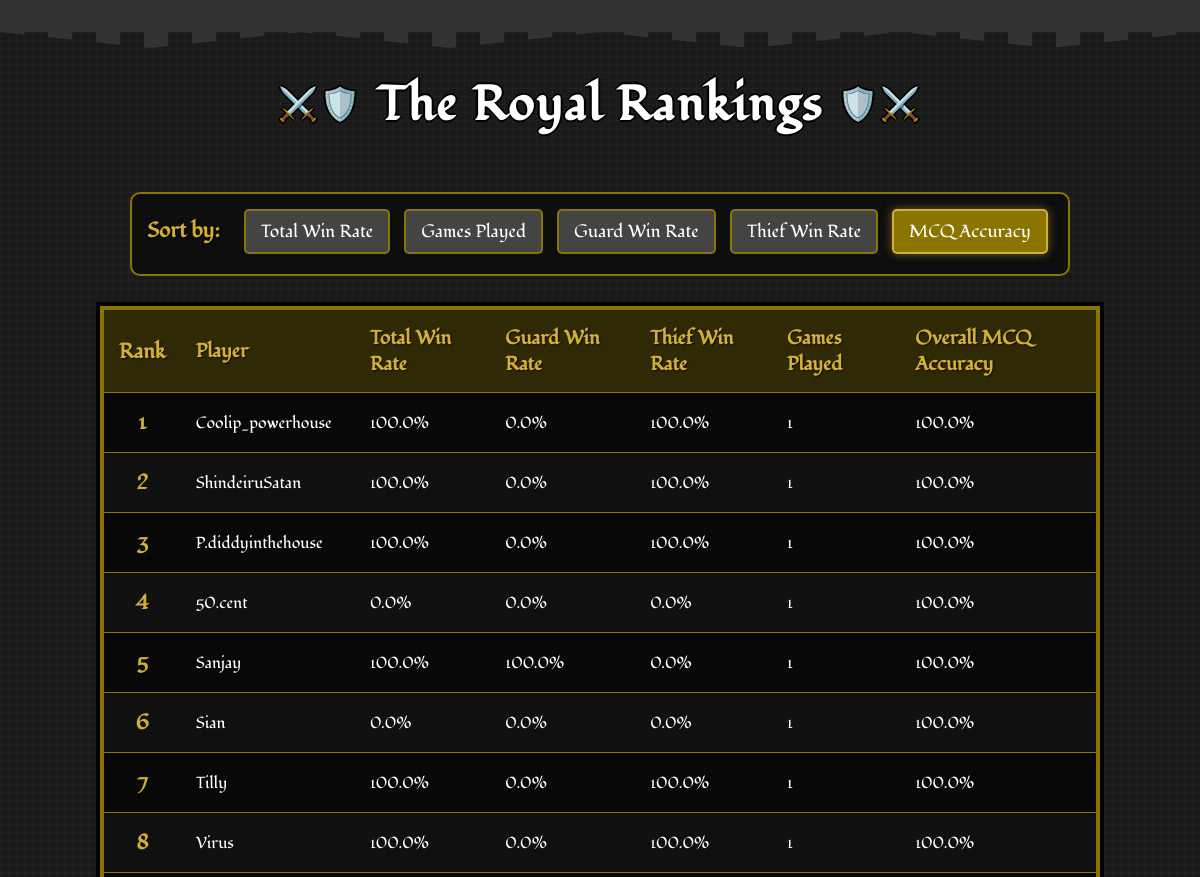
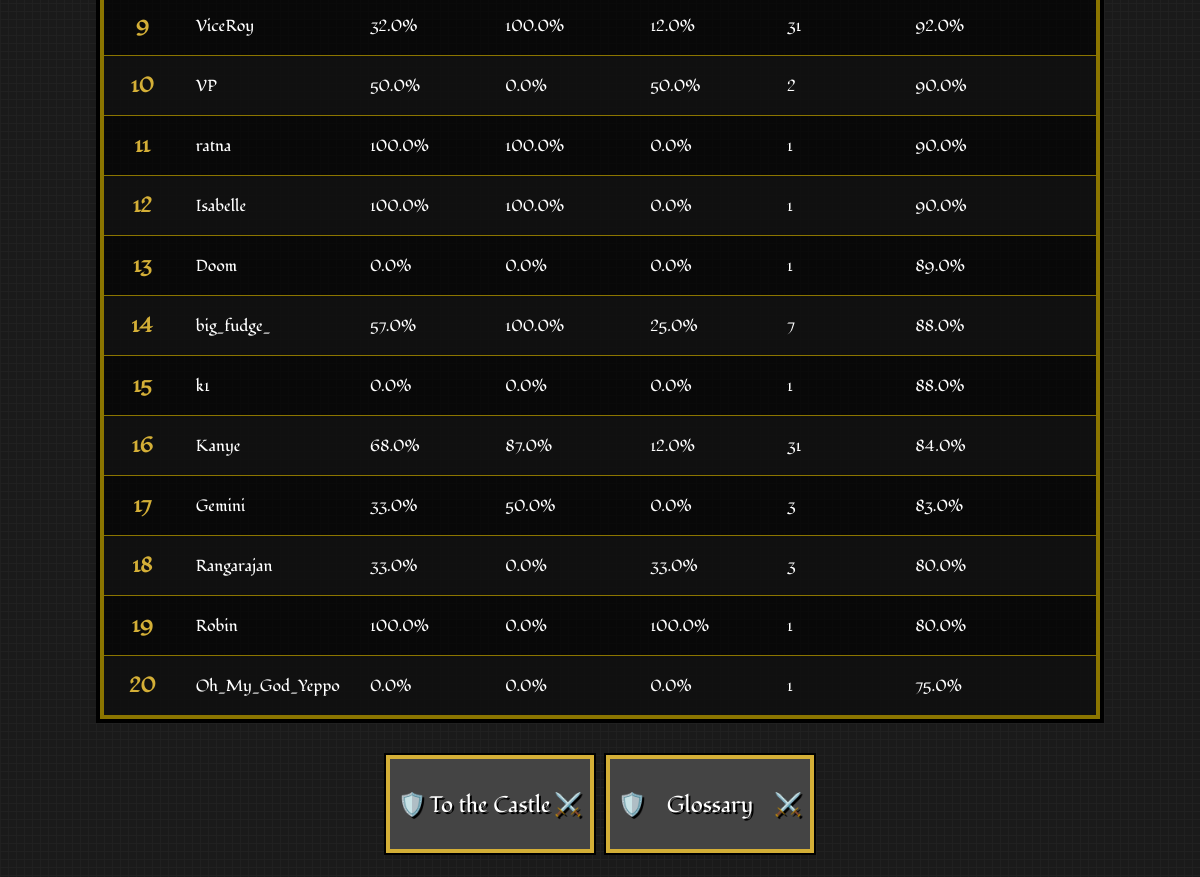
/leaderboard?sort_by=mcq_accuracy, run on the app's committed database (2 pictures, top to bottom).
### app.py (models this page shows)
class PlayerStats(db.Model):
    id = db.Column(db.Integer, primary_key=True)
    user_id = db.Column(db.Integer, db.ForeignKey('user.id'), nullable=False)
    total_games_played = db.Column(db.Integer, default=0)
    games_played_as_guard = db.Column(db.Integer, default=0)
    games_played_as_thief = db.Column(db.Integer, default=0)
    total_games_won = db.Column(db.Integer, default=0)
    total_games_won_as_guard = db.Column(db.Integer, default=0)
    total_games_won_as_thief = db.Column(db.Integer, default=0)
    total_win_rate = db.Column(db.Float, default=0.0)
    win_rate_as_guard = db.Column(db.Float, default=0.0)
    win_rate_as_thief = db.Column(db.Float, default=0.0)
    total_answer_accuracy = db.Column(db.Float, default=0.0)
    total_questions_attempted = db.Column(db.Integer, default=0)
    total_right_answers = db.Column(db.Integer, default=0)
    game_right_answers = db.Column(db.Integer, default=0)
    game_total_questions = db.Column(db.Integer, default=0)
    answer_accuracy_in_last_game = db.Column(db.Float, default=0.0)

class User(db.Model):
    id = db.Column(db.Integer, primary_key=True)
    username = db.Column(db.String(40), unique=True, nullable=False)
    password_hash = db.Column(db.String(200), nullable=False)
    stats = db.relationship('PlayerStats', backref='user', uselist=False)

### app.py (the view)
@app.route('/leaderboard')
def leaderboard():
    sort_by = request.args.get('sort_by', 'total_win_rate')
    sort_options = {
        'games_played': PlayerStats.total_games_played,
        'total_win_rate': PlayerStats.total_win_rate,
        'win_rate_as_guard': PlayerStats.win_rate_as_guard,
        'win_rate_as_thief': PlayerStats.win_rate_as_thief,
        'mcq_accuracy': PlayerStats.total_answer_accuracy
    }
    sort_column = sort_options.get(sort_by, PlayerStats.total_win_rate)
    leaderboard_data = db.session.query(PlayerStats, User)\
        .join(User, PlayerStats.user_id == User.id)\
        .order_by(sort_column.desc())\
        .limit(20)\
        .all()
    return render_template('leaderboard.html',
                           leaderboard_data=leaderboard_data,
                           current_sort=sort_by)

### templates/leaderboard.html (shortened to what this page needs)
<!DOCTYPE html>
<html lang="en">
<head>
    <link rel="stylesheet" href="static/css/style.css">
    <link rel="stylesheet" href="static/css/leaderboard.css">
    <link rel="stylesheet" href="static/css/game-over.css">
</head>
<body>
    <div class="castle-top"></div>
    <h1>The Royal Rankings</h1>
    <div class="filters">
        <strong>Sort by:</strong>
        <a href="{{ url_for('leaderboard', sort_by='total_win_rate') }}"
           class="{{ 'active' if current_sort == 'total_win_rate' }}">Total Win Rate</a>
        <a href="{{ url_for('leaderboard', sort_by='games_played') }}"
           class="{{ 'active' if current_sort == 'games_played' }}">Games Played</a>
        <a href="{{ url_for('leaderboard', sort_by='win_rate_as_guard') }}"
           class="{{ 'active' if current_sort == 'win_rate_as_guard' }}">Guard Win Rate</a>
        <a href="{{ url_for('leaderboard', sort_by='win_rate_as_thief') }}"
           class="{{ 'active' if current_sort == 'win_rate_as_thief' }}">Thief Win Rate</a>
        <a href="{{ url_for('leaderboard', sort_by='mcq_accuracy') }}"
           class="{{ 'active' if current_sort == 'mcq_accuracy' }}">MCQ Accuracy</a>
    </div>
    <table>
        <thead>
            <tr>
                <th class="rank">Rank</th>
                <th>Player</th>
                <th>Total Win Rate</th>
                <th>Guard Win Rate</th>
                <th>Thief Win Rate</th>
                <th>Games Played</th>
                <th>Overall MCQ Accuracy</th>
            </tr>
        </thead>
        <tbody>
            {% for stats, user in leaderboard_data %}
            <tr>
                <td class="rank">{{ loop.index }}</td>
                <td>{{ user.username }}</td>
                <td>{{ stats.total_win_rate }}%</td>
                <td>{{ stats.win_rate_as_guard }}%</td>
                <td>{{ stats.win_rate_as_thief }}%</td>
                <td>{{ stats.total_games_played }}</td>
                <td>{{ stats.total_answer_accuracy }}%</td>
            </tr>
            {% else %}
            <tr>
                <td colspan="7" style="text-align: center;">No player data available yet.</td>
            </tr>
            {% endfor %}
        </tbody>
    </table>
    <div class="button-container">
        <a href="{{ url_for('home') }}"><button class="shield-btn game-over-btn">To the Castle</button></a>
        <a href="{{ url_for('glossary') }}"><button class="shield-btn game-over-btn">Glossary</button></a>
    </div>
</body>
</html>

### static/css/style.css (style rules this page uses)
body { font-family: "Fondamento", serif; background-color: #1a1a1a; background-image: linear-gradient(90deg, rgba(34,34,34,0.8) 1px, transparent 1px), linear-gradient(rgba(34,34,34,0.8) 1px, transparent 1px); background-size: 8px 8px; color: white; margin: 0; padding: 0; text-align: center; position: relative; min-height: 60vh; display: flex; flex-direction: column; justify-content: space-between; }
.castle-top { height: 32px; background-color: #333; position: relative; margin-bottom: 16px; image-rendering: pixelated; }
.castle-top::before { content: ""; position: absolute; top: 100%; left: 0; right: 0; height: 16px; background-image: repeating-linear-gradient(90deg, #333 0px, #333 24px, transparent 24px, transparent 48px); background-size: 48px 16px; clip-path: polygon( 0% 0%, 12.5% 100%, 25% 0%, 37.5% 100%, 50% 0%, 62.5% 100%, 75% 0%, 87.5% 100%, 100% 0% ); image-rendering: pixelated; }
h1 { font-family: "Fondamento", serif; text-align: center; font-size: 3rem; color: white; text-shadow: 2px 0 #000, -2px 0 #000, 0 2px #000, 0 -2px #000; margin: 24px 0; letter-spacing: 2px; position: relative; image-rendering: pixelated; }
h1::before { content: "⚔️🛡️"; font-size: 2rem; position: relative; top: -5px; margin: 0 15px; }
h1::after { content: "🛡️⚔️"; font-size: 2rem; position: relative; top: -5px; margin: 0 15px; }
button.shield-btn { font-family: "Fondamento", serif; background-color: #444; color: white; border: none; box-shadow: 0 0 0 4px #d4af37, 0 0 0 6px #000; padding: 14px 22px; margin: 10px; font-size: 1.4rem; cursor: pointer; position: relative; transition: all 0.2s steps(5); text-shadow: 2px 2px 0 #000; width: 200px; height: 90px; image-rendering: pixelated; }
button.shield-btn::before { content: "🛡️ "; position: absolute; left: 8px; top: 50%; transform: translateY(-50%); }

### static/css/leaderboard.css (style rules this page uses)
body { font-family: "Fondamento", serif; background-color: #1a1a1a; background-image: linear-gradient(90deg, rgba(34,34,34,0.8) 1px, transparent 1px), linear-gradient(rgba(34,34,34,0.8) 1px, transparent 1px); background-size: 8px 8px; color: white; margin: 0; padding: 0; text-align: center; }
h1 { font-family: "Fondamento", serif; text-align: center; font-size: 3rem; color: white; text-shadow: 2px 0 #000, -2px 0 #000, 0 2px #000, 0 -2px #000; margin: 24px 0; letter-spacing: 2px; }
.filters { text-align: center; margin: 30px auto; max-width: 1000px; background-color: rgba(0, 0, 0, 0.5); padding: 15px; border: 2px solid #8b7500; border-radius: 10px; }
.filters strong { color: #d4af37; font-size: 1.3rem; margin-right: 15px; text-shadow: 1px 1px 2px rgba(0, 0, 0, 0.7); }
.filters a { font-family: "Fondamento", serif; text-decoration: none; padding: 8px 15px; margin: 0 5px; border-radius: 5px; background-color: #444; color: white; border: 2px solid #8b7500; transition: all 0.2s; font-size: 1.1rem; display: inline-block; margin-bottom: 5px; }
.filters a.active { background-color: #8b7500; color: white; border-color: #d4af37; box-shadow: 0 0 10px rgba(212, 175, 55, 0.5); }
table { width: 100%; max-width: 1000px; margin: 0 auto; border-collapse: collapse; background-color: rgba(0, 0, 0, 0.7); border: 4px solid #8b7500; box-shadow: 0 0 0 4px #000; }
th, td { padding: 15px; text-align: left; border-bottom: 1px solid #8b7500; }
thead th { background-color: rgba(139, 117, 0, 0.3); color: #d4af37; font-weight: bold; text-shadow: 1px 1px 2px rgba(0, 0, 0, 0.7); font-size: 1.2rem; }
tbody tr:nth-child(even) { background-color: rgba(34, 34, 34, 0.3); }
.rank { font-weight: bold; text-align: center; color: #d4af37; font-size: 1.3rem; }
.button-container { display: flex; justify-content: center; margin: 30px auto; }
.shield-btn { font-family: "Fondamento", serif; background-color: #444; color: white; border: none; box-shadow: 0 0 0 4px #d4af37, 0 0 0 6px #000; padding: 14px 22px; margin: 10px; font-size: 1.4rem; cursor: pointer; position: relative; transition: all 0.2s steps(5); text-shadow: 2px 2px 0 #000; }

### static/css/game-over.css (style rules this page uses)
button.game-over-btn::after { content: "⚔️"; position: absolute; right: 8px; top: 50%; transform: translateY(-50%); }

### data on the page
PlayerStats: username "Coolip_powerhouse", total_win_rate "100.0", win_rate_as_guard "0.0", win_rate_as_thief "100.0", total_games_played "1", total_answer_accuracy "100.0"
PlayerStats: username "ShindeiruSatan", total_win_rate "100.0", win_rate_as_guard "0.0", win_rate_as_thief "100.0", total_games_played "1", total_answer_accuracy "100.0"
PlayerStats: username "P.diddyinthehouse", total_win_rate "100.0", win_rate_as_guard "0.0", win_rate_as_thief "100.0", total_games_played "1", total_answer_accuracy "100.0"
PlayerStats: username "50.cent", total_win_rate "0.0", win_rate_as_guard "0.0", win_rate_as_thief "0.0", total_games_played "1", total_answer_accuracy "100.0"
PlayerStats: username "Sanjay", total_win_rate "100.0", win_rate_as_guard "100.0", win_rate_as_thief "0.0", total_games_played "1", total_answer_accuracy "100.0"
PlayerStats: username "Sian", total_win_rate "0.0", win_rate_as_guard "0.0", win_rate_as_thief "0.0", total_games_played "1", total_answer_accuracy "100.0"
PlayerStats: username "Tilly", total_win_rate "100.0", win_rate_as_guard "0.0", win_rate_as_thief "100.0", total_games_played "1", total_answer_accuracy "100.0"
PlayerStats: username "Virus", total_win_rate "100.0", win_rate_as_guard "0.0", win_rate_as_thief "100.0", total_games_played "1", total_answer_accuracy "100.0"
PlayerStats: username "ViceRoy", total_win_rate "32.0", win_rate_as_guard "100.0", win_rate_as_thief "12.0", total_games_played "31", total_answer_accuracy "92.0"
PlayerStats: username "VP", total_win_rate "50.0", win_rate_as_guard "0.0", win_rate_as_thief "50.0", total_games_played "2", total_answer_accuracy "90.0"
PlayerStats: username "ratna", total_win_rate "100.0", win_rate_as_guard "100.0", win_rate_as_thief "0.0", total_games_played "1", total_answer_accuracy "90.0"
PlayerStats: username "Isabelle", total_win_rate "100.0", win_rate_as_guard "100.0", win_rate_as_thief "0.0", total_games_played "1", total_answer_accuracy "90.0"
PlayerStats: username "Doom", total_win_rate "0.0", win_rate_as_guard "0.0", win_rate_as_thief "0.0", total_games_played "1", total_answer_accuracy "89.0"
PlayerStats: username "big_fudge_", total_win_rate "57.0", win_rate_as_guard "100.0", win_rate_as_thief "25.0", total_games_played "7", total_answer_accuracy "88.0"
PlayerStats: username "k1", total_win_rate "0.0", win_rate_as_guard "0.0", win_rate_as_thief "0.0", total_games_played "1", total_answer_accuracy "88.0"
PlayerStats: username "Kanye", total_win_rate "68.0", win_rate_as_guard "87.0", win_rate_as_thief "12.0", total_games_played "31", total_answer_accuracy "84.0"
PlayerStats: username "Gemini", total_win_rate "33.0", win_rate_as_guard "50.0", win_rate_as_thief "0.0", total_games_played "3", total_answer_accuracy "83.0"
PlayerStats: username "Rangarajan", total_win_rate "33.0", win_rate_as_guard "0.0", win_rate_as_thief "33.0", total_games_played "3", total_answer_accuracy "80.0"
PlayerStats: username "Robin", total_win_rate "100.0", win_rate_as_guard "0.0", win_rate_as_thief "100.0", total_games_played "1", total_answer_accuracy "80.0"
PlayerStats: username "Oh_My_God_Yeppo", total_win_rate "0.0", win_rate_as_guard "0.0", win_rate_as_thief "0.0", total_games_played "1", total_answer_accuracy "75.0"
